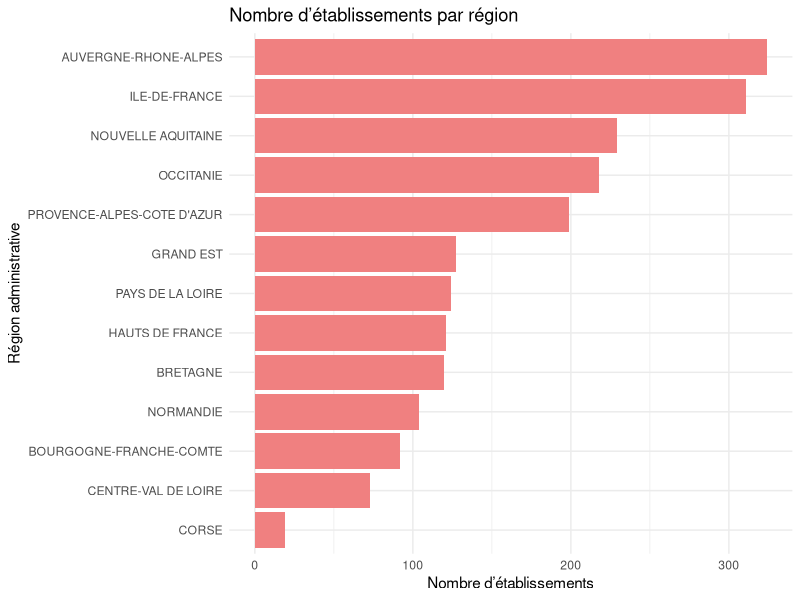
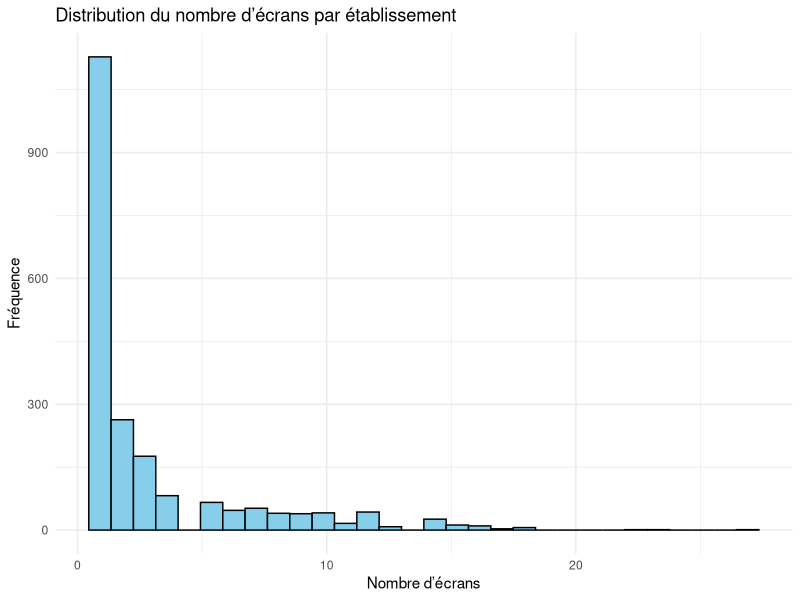
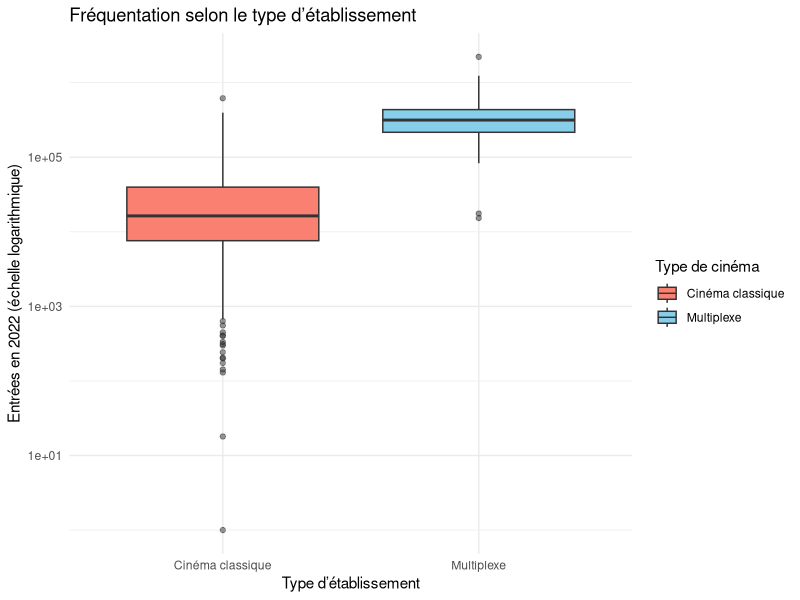
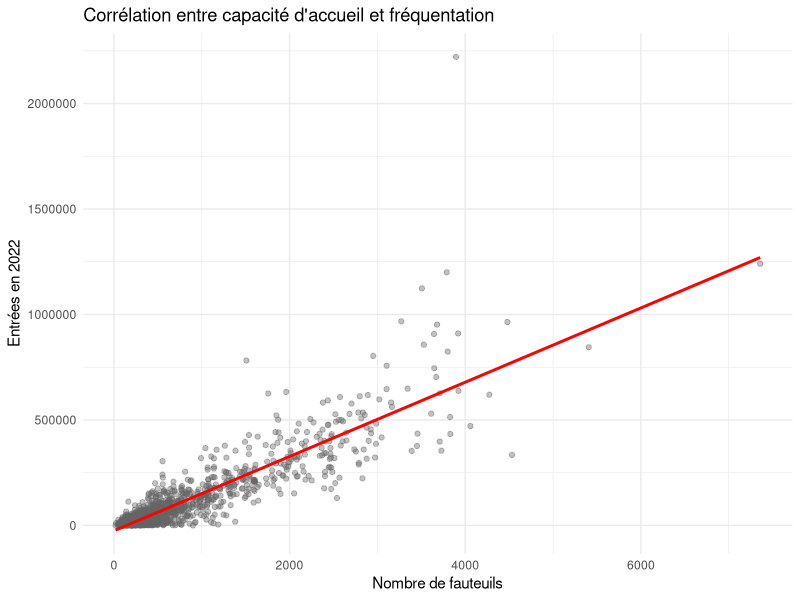
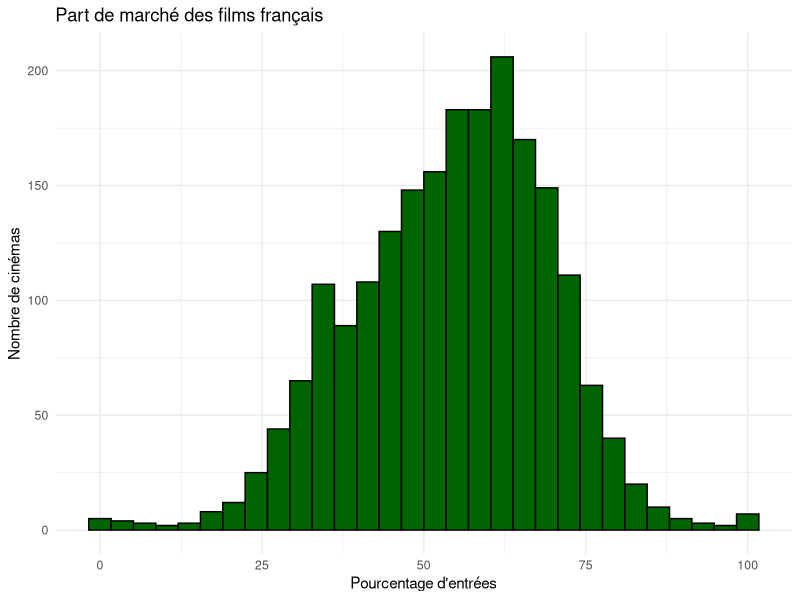
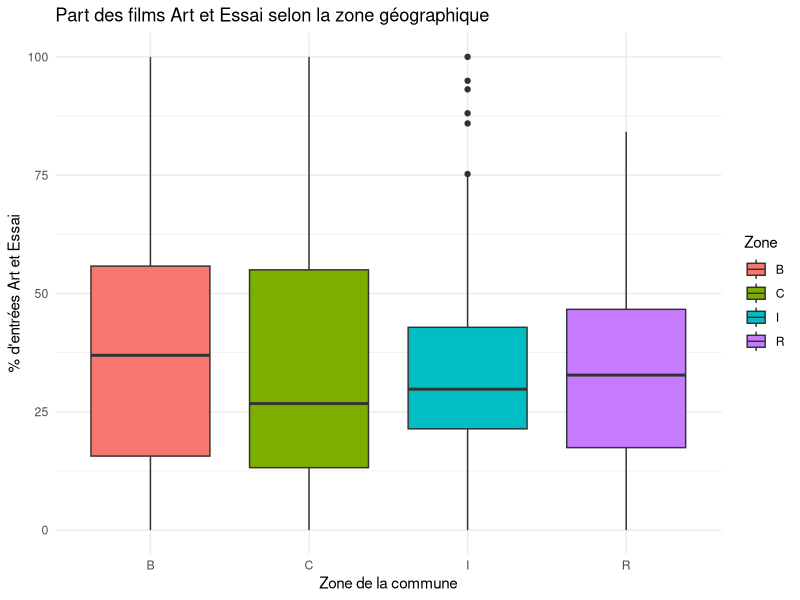

Source code (R) for these figures, in order:
## ---- chunk 1
knitr::opts_chunk$set(echo = FALSE, warning = FALSE, message = FALSE)
library(tidyverse)
library(ggplot2)
library(dplyr)
library(readr)
library(kableExtra)
library(ggthemes)
## ---- chunk 2
data <- read_delim("data/etablissements-cinematographiques.csv", delim = ";")
data %>% head(5) %>% kable() %>% kable_styling()
## ---- chunk 3
data %>% 
  count(`région administrative`) %>%
  ggplot(aes(x = reorder(`région administrative`, n), y = n)) +
  geom_col(fill = "lightcoral") +
  coord_flip() +
  labs(title = "Nombre d’établissements par région", x = "Région administrative", y = "Nombre d’établissements") +
  theme_minimal()
## ---- chunk 4
ggplot(data, aes(x = écrans)) +
  geom_histogram(bins = 30, fill = "skyblue", color = "black") +
  labs(title = "Distribution du nombre d’écrans par établissement", x = "Nombre d’écrans", y = "Fréquence") +
  theme_minimal()
## ---- chunk 5
data %>%
  mutate(multiplexe_label = if_else(multiplexe == "OUI", "Multiplexe", "Cinéma classique")) %>%
  ggplot(aes(x = multiplexe_label, y = `entrées 2022`, fill = multiplexe_label)) +
  geom_boxplot(outlier.size = 1.5, outlier.alpha = 0.5) +
  scale_y_log10() +
  scale_fill_manual(values = c("Cinéma classique" = "salmon", "Multiplexe" = "skyblue")) +
  labs(
    title = "Fréquentation selon le type d’établissement",
    x = "Type d’établissement",
    y = "Entrées en 2022 (échelle logarithmique)",
    fill = "Type de cinéma"
  ) +
  theme_minimal()
## ---- chunk 6
ggplot(data, aes(x = fauteuils, y = `entrées 2022`)) +
  geom_point(alpha = 0.4, color = "gray40") +
  geom_smooth(method = "lm", se = FALSE, color = "red") +
  labs(title = "Corrélation entre capacité d'accueil et fréquentation", x = "Nombre de fauteuils", y = "Entrées en 2022") +
  theme_minimal()
## ---- chunk 7
ggplot(data, aes(x = `PdM en entrées des films français`)) +
  geom_histogram(bins = 30, fill = "darkgreen", color = "black") +
  labs(title = "Part de marché des films français", x = "Pourcentage d'entrées", y = "Nombre de cinémas") +
  theme_minimal()
## ---- chunk 8
ggplot(data, aes(x = `zone de la commune`, y = `PdM en entrées des films Art et Essai`, fill = `zone de la commune`)) +
  geom_boxplot() +
  labs(title = "Part des films Art et Essai selon la zone géographique", x = "Zone de la commune", y = "% d'entrées Art et Essai", fill = "Zone") +
  theme_minimal()
